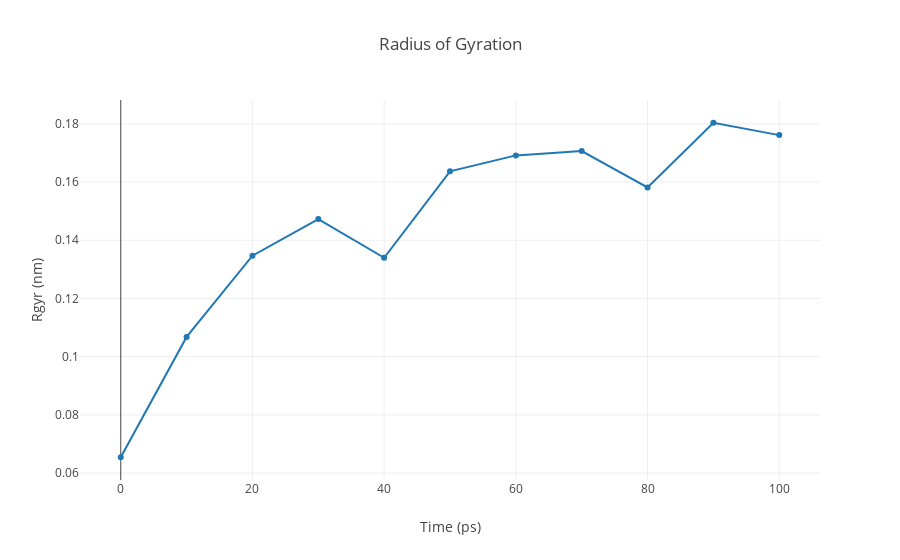

Source (notebook cell):
### Code cell
import plotly
import plotly.graph_objs as go

# Read Rgyr data from file 
with open(output_rgyr,'r') as rgyr_file:
    x,y = map(
        list,
        zip(*[
            (float(line.split()[0]),float(line.split()[1]))
            for line in rgyr_file 
            if not line.startswith(("#","@")) 
        ])
    )

plotly.offline.init_notebook_mode(connected=True)

plotly.offline.iplot({
    "data": [go.Scatter(x=x, y=y)],
    "layout": go.Layout(title="Radius of Gyration",
                        xaxis=dict(title = "Time (ps)"),
                        yaxis=dict(title = "Rgyr (nm)")
                       )
})

### Figure 1 — Plotly figure (JSON) as saved in the notebook; plotly's stock layout.template omitted (floating-point values rounded to 4 significant figures)
{"data": [{"type": "scatter", "uid": "c7bd6b88-0e45-47c6-ad43-576df017abaf", "x": [0, 10, 20, 30, 40, 50, 60, 70, 80, 90, 100], "y": [0.06545, 0.1068, 0.1347, 0.1473, 0.134, 0.1637, 0.1692, 0.1706, 0.1582, 0.1804, 0.1761]}], "layout": {"title": {"text": "Radius of Gyration"}, "xaxis": {"title": {"text": "Time (ps)"}}, "yaxis": {"title": {"text": "Rgyr (nm)"}}}}
